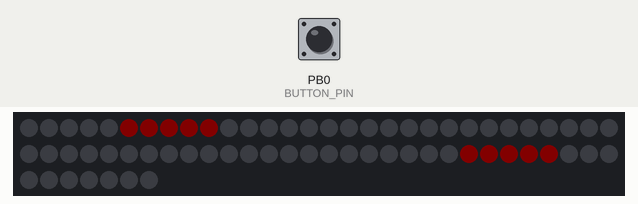
Recording of a sketch running on a simulated ATtiny85, built with avr-gcc and run on an emulated ATtiny85. Shown: 67 RGB LEDs in strip order, left to right, continuing on the next row. The test bench sets the inputs (shaded band); at power-on: PB0 (BUTTON_PIN) HIGH. Dim RGB values are drawn brighter than linear; random numbers use the default seed unless the sketch sets one.

Above: at 0.76 s.
1.3 s: PB0 (BUTTON_PIN) pulled LOW for 0.15 s
At 1.74 s:
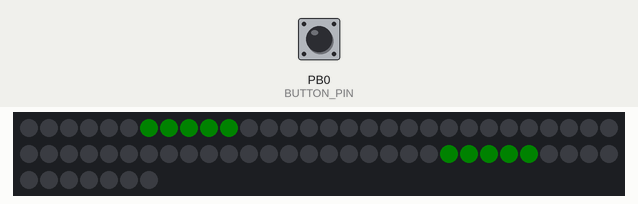
2.0 s: PB0 (BUTTON_PIN) pulled LOW for 1 s
At 2.44 s:
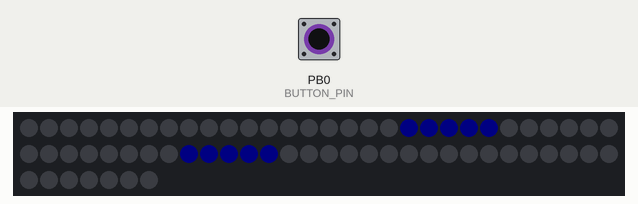
3.6 s: PB0 (BUTTON_PIN) pulled LOW for 0.15 s
4.3 s: PB0 (BUTTON_PIN) pulled LOW for 3.2 s
At 4.67 s:
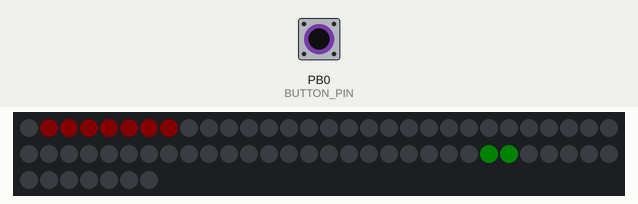
8.1 s: PB0 (BUTTON_PIN) pulled LOW for 0.15 s
At 8.6 s:
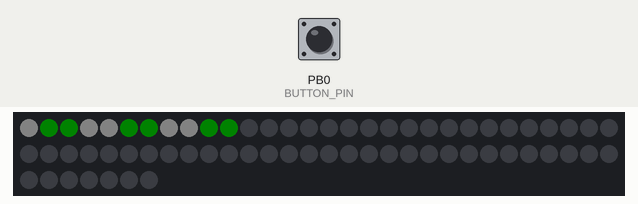
8.8 s: PB0 (BUTTON_PIN) pulsed LOW 5 times (0.12 s each, 0.3 s apart)
At 11.17 s:
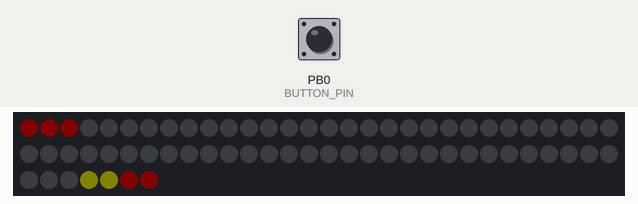
Timing chart, 0 to 12.7 s (numbered marks = the images above; inputs shaded):
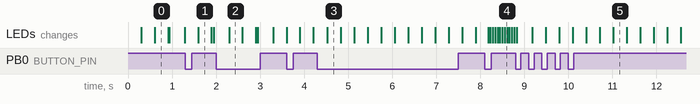

The sketch:

bike_bling_1.ino
```cpp
// Burning Man bike bling
// 2017-08 Paul Williamson
//
// Using a 5V Adafruit Trinket.
//
// A strip of Adafruit DotStar RGB LED is connected to the hardware SPI
// (that's pin 1 and 2 on the Trinket).
//
// The first 31 LEDs run from the seatpost to the head tube, and the
// remaining 36 LEDs run from the head tube to the bottom bracket.
// The strip is duplicated on the other side of the bike. Both strips
// are connected to the same SPI pins, so they should always be
// doing the same thing.
//
// The strips are powered by a USB charger battery pack, nominally
// capable of 4.2 amps. At 20mA per LED element (60mA per pixel if all
// three elements are on), that's 70 pixels, or approximately half of
// the pixels on the bike. But at that rate of discharge, the battery
// won't last long. This code needs to be careful about that.
//
// An active-low button is connected to pin 0, and is used to change
// bling modes.

#include <Adafruit_DotStar.h>
// Because conditional #includes don't work w/Arduino sketches...
//#include <SPI.h>         // COMMENT OUT THIS LINE FOR GEMMA OR TRINKET
#include <avr/power.h> // ENABLE THIS LINE FOR GEMMA OR TRINKET

#define LED_NUM_TOP 31
#define LED_NUM_DOWN 36
#define NUMPIXELS (LED_NUM_TOP+LED_NUM_DOWN) // Number of LEDs in strip
#define LED_TOP_SEAT  0
#define LED_TOP_HEAD  30
#define LED_DOWN_HEAD 31
#define LED_DOWN_BB   66
#define LED_TOP_STEP_FORWARD  1
#define LED_TOP_STEP_BACKWARD -1
#define LED_DOWN_STEP_FORWARD -1
#define LED_DOWN_STEP_BACKWARD  1

#define LED_TOP_FROM_FRONT(x) (LED_TOP_HEAD+x*LED_TOP_STEP_BACKWARD)
#define LED_TOP_FROM_BACK(x)  (LED_TOP_SEAT+x*LED_TOP_STEP_FORWARD)
#define LED_DOWN_FROM_FRONT(x) (LED_DOWN_HEAD+x*LED_DOWN_STEP_BACKWARD)
#define LED_DOWN_FROM_BACK(x)  (LED_DOWN_BB+x*LED_DOWN_STEP_FORWARD)

// Using the constructor flavor for hardware SPI
Adafruit_DotStar strip = Adafruit_DotStar(NUMPIXELS, DOTSTAR_BRG);


#define BUTTON_PIN  0

uint8_t bling_mode = 0;


void setup() {

#if defined(__AVR_ATtiny85__) && (F_CPU == 16000000L)
  clock_prescale_set(clock_div_1); // Enable 16 MHz on Trinket
#endif

  strip.begin(); // Initialize pins for output
  strip.show();  // Turn all LEDs off ASAP
  strip.setBrightness(6);

  pinMode(BUTTON_PIN, INPUT);
  digitalWrite(BUTTON_PIN, HIGH); // pullup


}

void setPixelColorSafe(int n, uint32_t color) {
  if (n > 0 && n < NUMPIXELS)
    strip.setPixelColor(n, color);
}

int pos = 0;
int width = 5;

void bling_mode_simple(void) {
  uint32_t color;      // 'On' color

  if (bling_mode == 0)
    color = 0xFF0000;
  else if (bling_mode == 1)
    color = 0x00FF00;
  else
    color = 0x0000FF;

  int tail = pos - width;
  if (pos < LED_NUM_TOP)
    setPixelColorSafe(LED_TOP_FROM_FRONT(pos), color); // 'On' pixel at pos
  if (tail >= 0 && tail < LED_NUM_TOP)
    setPixelColorSafe(LED_TOP_FROM_FRONT(tail), 0);     // 'Off' pixel at tail
  if (pos < LED_NUM_DOWN)
    setPixelColorSafe(LED_DOWN_FROM_FRONT(pos), color);
  if (tail >= 0 && tail < LED_NUM_DOWN)
    setPixelColorSafe(LED_DOWN_FROM_FRONT(tail), 0);

  strip.show();                     // Refresh strip
  delay(20);                        // Pause 20 milliseconds (~50 FPS)

  pos++;
  if (tail > LED_NUM_TOP && tail > LED_NUM_DOWN) {
    pos = 0;
    // maybe change color here!
  }
}


void sparkle_bling(void) {
  static uint8_t pixel;
  static uint8_t state = 0;

  if (state == 0) {
    pixel = random() % NUMPIXELS;
    strip.setPixelColor(pixel, 0xFFFFFF); // turn on a new pixel
    state = 1;
    strip.show();
    delay(5);
    }
  else if (state == 1) {
    strip.setPixelColor(pixel, 0x000000); // turn off the previous pixel
    state = 0;
    strip.show();
    delay(5);
    }
  else {
    strip.clear();
    state = 0;
    }
}

int prev_pixel(int pixel) {
  pixel--;
  if (pixel < 0)
    pixel = NUMPIXELS-1;
  return(pixel);
}

int next_pixel(int pixel) {
  pixel++;
  if (pixel >= NUMPIXELS)
    pixel = 0;
  return(pixel);
}

void dualchase_bling(void) {
#define DUALCHASE_WIDTH1 7
#define DUALCHASE_WIDTH2 2
  static int front1 = 0, front2 = 0;
  int pixel;
  int i;

  strip.clear();
  // front1 leads a chase toward higher pixel numbers
  front1 = next_pixel(front1);
  pixel = front1;

  for (i = 0; i < DUALCHASE_WIDTH1; i++) {
    strip.setPixelColor(pixel, 0xFF0000);
    pixel = prev_pixel(pixel);
    }

  // front2 leads a chase toward lower pixel numbers
  front2 = prev_pixel(front2);
  front2 = prev_pixel(front2);
  pixel = front2;
  for (i = 0; i < DUALCHASE_WIDTH2; i++) {
    strip.setPixelColor(pixel, 0x00FF00 | strip.getPixelColor(pixel));
    pixel = next_pixel(pixel);
    }
  strip.show();
  delay(20);
}

void candycane_bling(void) {
  static int length = 4;
  static int length_increment = 1;
  static int width = 2;
  static int rotation = 0;
  int pixel;

  strip.clear();

  for (pixel = 0; pixel < length; pixel++) {
    if (((pixel+rotation) % (2*width)) < width) {
      strip.setPixelColor(pixel, 0x00FF00);
    } else {
      strip.setPixelColor(pixel, 0xFFFFFF);
    }
  }

  strip.show();
  delay(50);

  length += length_increment;
  if (length >= NUMPIXELS) {
    length_increment = -1;
    length += length_increment;
  } else if (length < 4) {
    length_increment = 1;
    length = 4;
    width++;
    if (width > 10) {
      width = 2;
    }
  }

  rotation++;
  if (rotation >= width*2) {
    rotation = 0;
  }

}

typedef void blingfunc(void);
blingfunc *bling_modes[] = {
  bling_mode_simple,  // green
  bling_mode_simple,  // red
  bling_mode_simple,  // blue
  sparkle_bling,
  dualchase_bling,
  candycane_bling,
  NULL};

 bool button_hit(void) {
  static unsigned long lastDebounceTime = 0;
  static unsigned long debounceDelay = 50;
  static int buttonState;
  static int lastButtonState;


  bool hit = 0;

  int reading = digitalRead(BUTTON_PIN);

  if (reading != lastButtonState) {
    lastDebounceTime = millis();
  }

  if ((millis() - lastDebounceTime) > debounceDelay) {
    if (reading != buttonState) {
      buttonState = reading;
      if (buttonState == LOW) {
        hit = 1;
      }
    }
  }

  lastButtonState = reading;

  return hit;
 }

void loop(void) {
  bling_modes[bling_mode]();

  if (button_hit()) {
    bling_mode++;
    if (bling_modes[bling_mode] == NULL) {
      bling_mode = 0;
    }
    strip.clear();
  }

}
```
